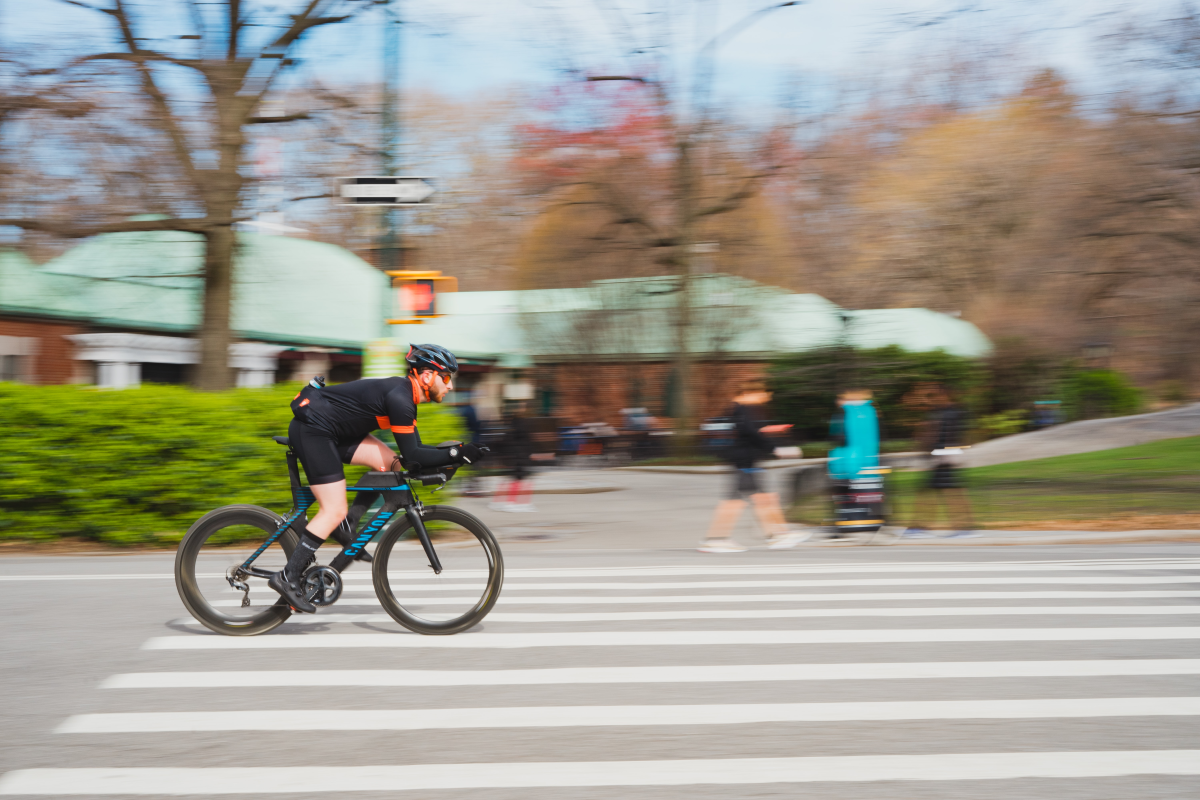
#> input picture images/bike.jpg, 6000 x 4000 px (shown at 1/5 size)
$ python img_processing.py
#> lines starting #> are read from the running program, lines starting #| are printed output that depends on the picture
from PIL import Image, ImageFilter


img = Image.open('./images/bike.jpg')
#> img is the input picture: PIL image 6000x4000 RGB; mean R, G, B 158.8, 155.9, 143.9

# [30 lines of commented-out code are left out]
img.thumbnail((400, 400))
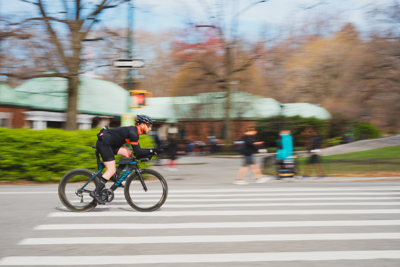
#> img: PIL image 400x267 RGB; mean R, G, B 158.7, 155.9, 143.8
img.save('./processed_images/thumbnail_bike.jpg')

print(img.size)
#| (400, 267)
